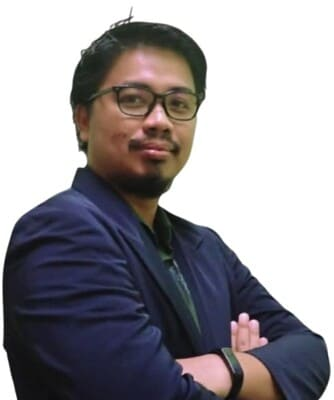
#> input picture dashboard/assets/faiz.jpg, 334 x 400 px, given in place of ., which was not available
$ python -i traditional_enhancement.py   (imports and definitions only)
#> lines starting #> are read from the running program, lines starting #| are printed output that depends on the picture
"""
Traditional Enhancement Pipeline
Implements Red Channel Compensation, Gray-World White Balance, and CLAHE.
"""

import cv2
import numpy as np


class TraditionalEnhancer:
    def __init__(self, clip_limit=2.5, tile_grid_size=(8, 8)):
#> in enhance_batch, img is the input picture: shape (400, 334, 3); mean B, G, R 152.8, 148.2, 151.3
        self.clip_limit = clip_limit
        self.tile_grid_size = tile_grid_size

    def red_channel_compensation(self, image):
        """Red Channel Compensation (RCC)."""
        b, g, r = cv2.split(image.astype(np.float32))
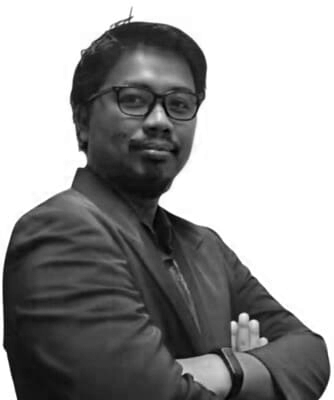
#> b: shape (400, 334) float32; min 0, max 255, mean 152.8
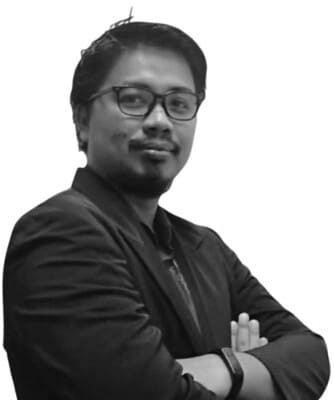
#> g: shape (400, 334) float32; min 2, max 255, mean 148.2
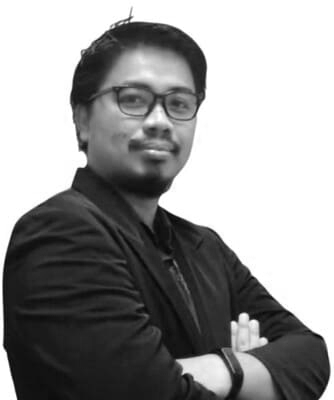
#> r: shape (400, 334) float32; min 3, max 255, mean 151.3

        avg_r = np.mean(r)
#> avg_r = 151.3
        avg_g = np.mean(g)
#> avg_g = 148.2
        avg_b = np.mean(b)
#> avg_b = 152.8

        r_compensated = r + (avg_g - avg_r) * (1 - r / 255.0) + \
                        (avg_b - avg_r) * (1 - r / 255.0)
        r_compensated = np.clip(r_compensated, 0, 255).astype(np.uint8)

        return cv2.merge([
            b.astype(np.uint8),
            g.astype(np.uint8),
            r_compensated
        ])

    def gray_world_white_balance(self, image):
        """Gray-World White Balance."""
        result = image.astype(np.float32)
        avg_b = np.mean(result[:, :, 0])
#> avg_b = 152.8
        avg_g = np.mean(result[:, :, 1])
#> avg_g = 148.2
        avg_r = np.mean(result[:, :, 2])
#> avg_r = 150.3
        avg_gray = (avg_b + avg_g + avg_r) / 3
#> avg_gray = 150.5

        result[:, :, 0] = result[:, :, 0] * (avg_gray / avg_b)
        result[:, :, 1] = result[:, :, 1] * (avg_gray / avg_g)
        result[:, :, 2] = result[:, :, 2] * (avg_gray / avg_r)

        return np.clip(result, 0, 255).astype(np.uint8)

    def clahe_enhancement(self, image):
        """CLAHE (Contrast Limited Adaptive Histogram Equalization)."""
        lab = cv2.cvtColor(image, cv2.COLOR_BGR2LAB)
#> lab: shape (400, 334, 3); mean of channels 0, 1, 2 150.9, 129.8, 126.9
        l, a, b = cv2.split(lab)
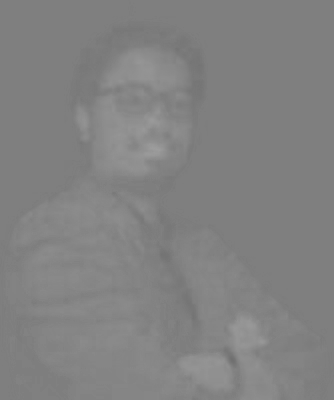
#> a: shape (400, 334); min 112, max 157, mean 129.8
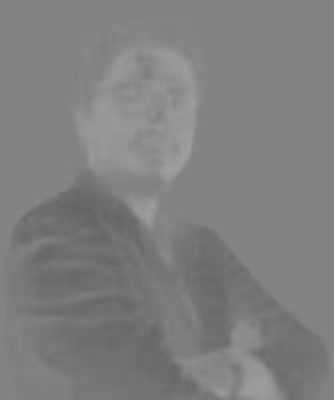
#> b: shape (400, 334); min 99, max 160, mean 126.9

        clahe = cv2.createCLAHE(
            clipLimit=self.clip_limit,
            tileGridSize=self.tile_grid_size
        )
        l_enhanced = clahe.apply(l)
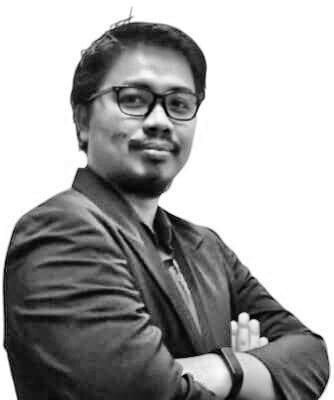
#> l_enhanced: shape (400, 334); min 1, max 255, mean 166.3

        lab_enhanced = cv2.merge([l_enhanced, a, b])
#> lab_enhanced: shape (400, 334, 3); mean of channels 0, 1, 2 166.3, 129.8, 126.9
        return cv2.cvtColor(lab_enhanced, cv2.COLOR_LAB2BGR)
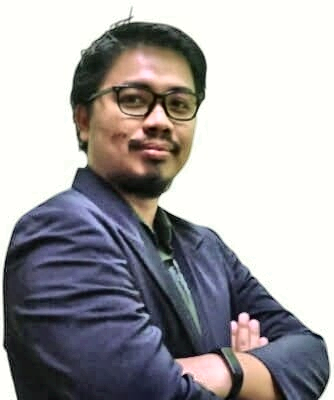
#> returned value: shape (400, 334, 3); mean B, G, R 164.9, 162.7, 164.8
#> pass 3 of the loop in enhance_batch, `for path in image_paths:`:
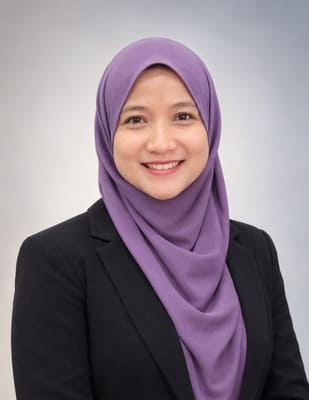
#> input picture dashboard/assets/siti.jpg, 309 x 400 px, given in place of , which was not available
#> in enhance_batch, img is the input picture: shape (400, 309, 3); mean B, G, R 136.3, 126.3, 138.5
#> g: shape (400, 309) float32
#> in red_channel_compensation (call 3), `b, g, r = cv2.split(image.astype(np.float32))`:
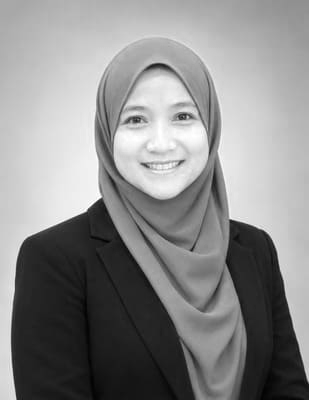
#> r: shape (400, 309) float32; min 2, max 255, mean 138.5
#> in red_channel_compensation (call 3), `avg_r = np.mean(r)`: avg_r = 138.5
#> in red_channel_compensation (call 3), `avg_g = np.mean(g)`: avg_g = 126.3
#> in red_channel_compensation (call 3), `avg_b = np.mean(b)`: avg_b = 136.3
#> lab: shape (400, 309, 3); mean of channels 0, 1, 2 135.3, 128.3, 127.7
#> l: shape (400, 309)
#> a: shape (400, 309)
#> l_enhanced: shape (400, 309)
#> lab_enhanced: shape (400, 309, 3); mean of channels 0, 1, 2 135.8, 128.3, 127.7
#> in clahe_enhancement (call 3), `return cv2.cvtColor(lab_enhanced, cv2.COLOR_LAB2BGR)`:
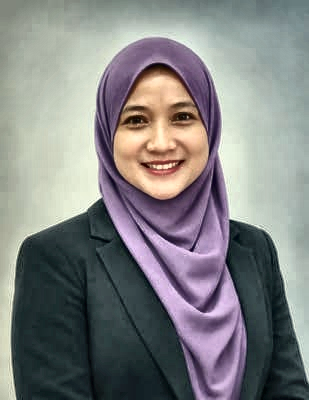
#> returned value: shape (400, 309, 3); mean B, G, R 130.5, 130.4, 129.8
#> the loop made 8 passes; the first 3 are shown

    def enhance(self, image):
        """Apply full enhancement pipeline."""
        img = self.red_channel_compensation(image)
        img = self.gray_world_white_balance(img)
        img = self.clahe_enhancement(img)
        return img

    def enhance_batch(self, image_paths, output_dir):
        """Enhance a batch of images."""
        import os
        os.makedirs(output_dir, exist_ok=True)

        for path in image_paths:
            img = cv2.imread(path)
            enhanced = self.enhance(img)
            output_path = os.path.join(output_dir, os.path.basename(path))
            cv2.imwrite(output_path, enhanced)

        print(f"Enhanced {len(image_paths)} images saved to {output_dir}")

#> (the run stopped early here; a loop or call above may not have finished)
